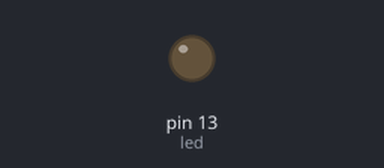
The sketch below on a simulated Arduino Uno, built with avr-gcc and run on an emulated ATmega328P. On the bench: output pins drawn as LEDs (lit = HIGH). Random numbers use the default seed unless the sketch sets one; what the sketch prints to the serial monitor is not drawn.

Above: at 8.0 s.
Timing chart, 0 to 45.0 s (numbered marks = the images above):
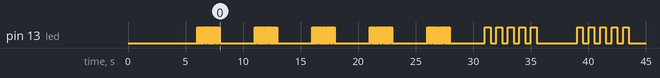

The sketch:

Master.ino
```cpp
#include <Wire.h>
// SCL - analog pin 5
// SDA - analog pin 4

int led = 13;

void setup() {
  pinMode(led, OUTPUT);
  Wire.begin(); //join I2C as master
  Serial.begin(9600); //setup serial for input and output
  digitalWrite(led, LOW);
  Serial.println("Master Ready..");
  delay(5000); // the master should be ready after the slave
  Serial.println("Ready");
  randomSeed(analogRead(0));
}

void loop() {
    boolean speed;
    delay(1000);
    int randNumber = random(300);
    speed = (randNumber > 100);
    String text = (speed) ? "fast" : "slow";
    Serial.println(text);
    blink(speed);
    delay(2000);
    Wire.beginTransmission(4);
    char charBuf[5];
    text.toCharArray(charBuf, 5 );
    Wire.write(charBuf);
    Wire.endTransmission();
  }

 void blink(boolean fast) {
  int i;
  int del = (fast) ? 50 : 500;
  int mix = (fast) ? 20 : 5;
  for(i=0;i<mix;i++) {
    digitalWrite(13, HIGH);
    delay(del);
    digitalWrite(13, LOW);
    delay(del);
  }
}
```
